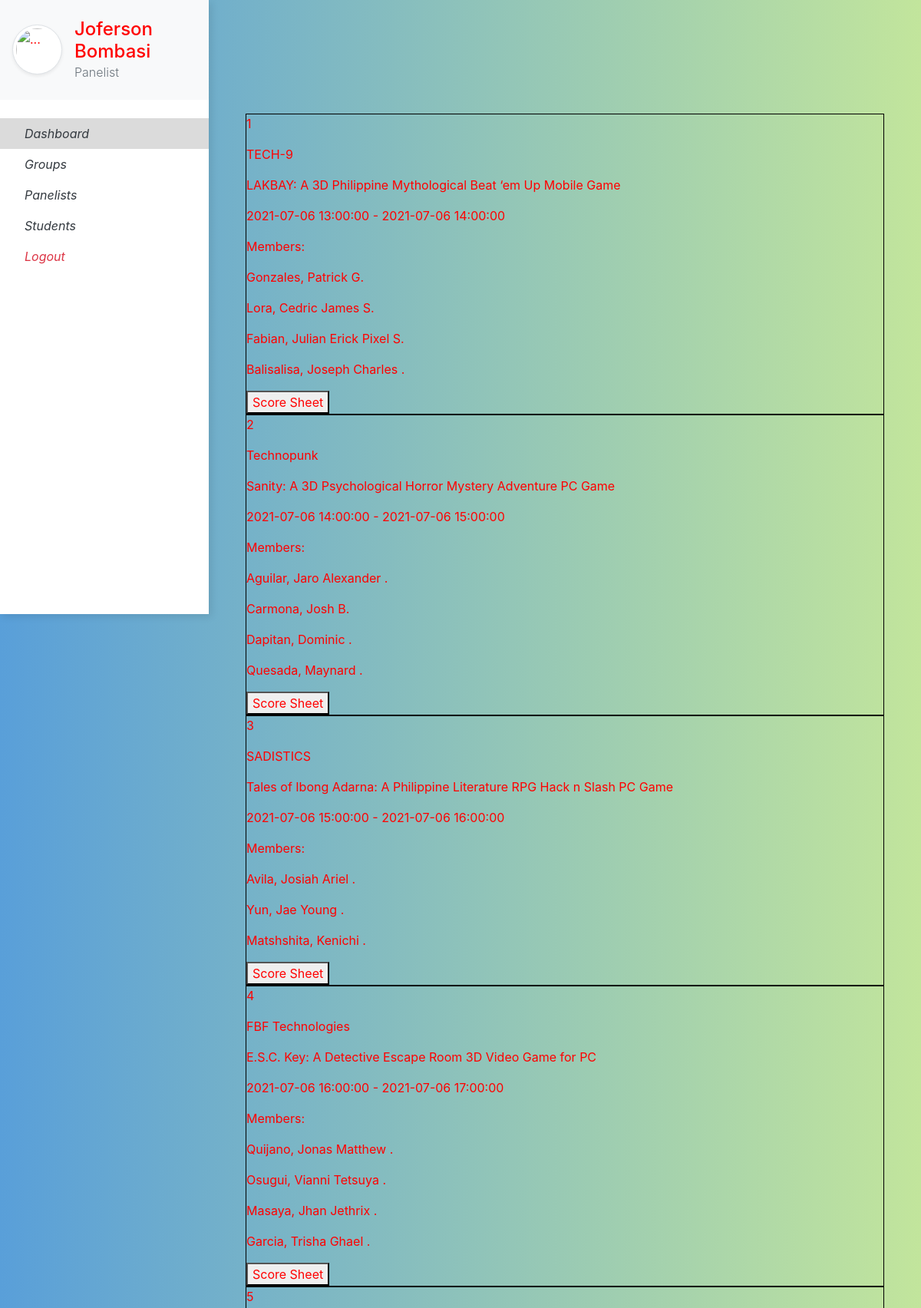
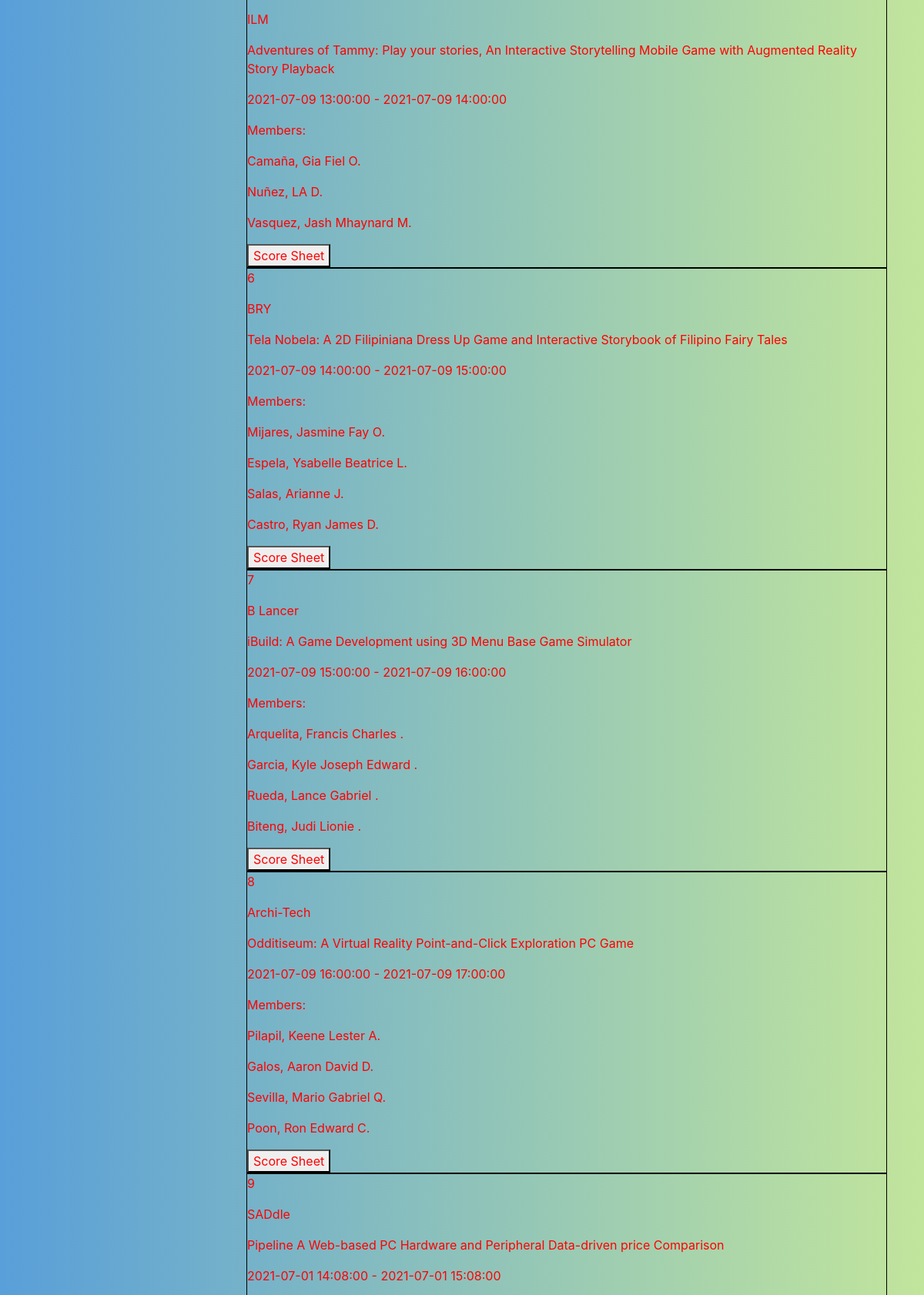
Screenshot of /user_home/ (signed in, upper part) with the database file from the repository (2 pictures, top to bottom).
### website/models.py (models this page shows, shortened)
class Panelist(db.Model, UserMixin):
    id         = db.Column(db.Integer, primary_key=True)
    username   = db.Column(db.String(150), nullable=False)
    password   = db.Column(db.String(150), nullable=False)
    last_name  = db.Column(db.String(150), nullable=False)
    first_name = db.Column(db.String(150), nullable=False)
    middle_in  = db.Column(db.String(10))
    school     = db.Column(db.String(150))
    header     = db.relationship('Defense', backref='head')
    mentee     = db.relationship('Group', backref='mentor')
    paneling   = db.relationship(
        'Defense',
        secondary=defense_panel_score,
        backref=db.backref('panels')
    )

class Defense(db.Model):
    id            = db.Column(db.Integer, primary_key=True)
    group_id      = db.Column(db.Integer, db.ForeignKey('group.id'))
    head_panel_id = db.Column(db.Integer, db.ForeignKey('panelist.id'))
    start_date    = db.Column(db.DateTime)
    end_date      = db.Column(db.DateTime)
    paneling      = db.relationship(
        'Panelist',
        secondary=defense_panel_score,
        backref=db.backref('defenses')
    )

class Group(db.Model):
    id            = db.Column(db.Integer, primary_key=True)
    name          = db.Column(db.String(150), nullable=False)
    project_title = db.Column(db.String(150), nullable=False)
    program       = db.Column(db.String(150), nullable=False)
    mentor_id     = db.Column(db.Integer, db.ForeignKey('panelist.id'))
    members       = db.relationship('Student', backref='group', uselist=True)
    defenses      = db.relationship('Defense', backref='group', uselist=True)

class Student(db.Model):
    stud_no    = db.Column(db.Integer, primary_key=True)
    last_name  = db.Column(db.String(150), nullable=False)
    first_name = db.Column(db.String(150), nullable=False)
    middle_in  = db.Column(db.String(10))
    group_id   = db.Column(db.Integer, db.ForeignKey('group.id'))

### website/user.py (the view)
@user.route("/user_home/")
@login_required
def user_home():
    return render_template("home_u.html", user=current_user)

### website/__init__.py (called while the page is built)
def create_app():
    app = Flask(__name__)
    app.config['SECRET_KEY'] = 'hjshjhdjah kjshkjdhjs'
    app.config['SQLALCHEMY_DATABASE_URI'] = f'sqlite:///{DB_NAME}'
    db.init_app(app)
    from .admin import admin
    from .auth import auth
    from .user import user
    app.register_blueprint(auth, url_prefix='/')
    app.register_blueprint(admin, url_prefix='/')
    app.register_blueprint(user, url_prefix='/')
    from .models import Panelist, Master
    create_database(app)
    login_manager = LoginManager()
    login_manager.login_view = 'auth.login'
    login_manager.init_app(app)
    @login_manager.user_loader
    def load_user(username):
        if username == 'admin':
            return Master.query.filter_by(username=username).first()
        return Panelist.query.filter_by(username=username).first()
    return app

### website/templates/user/home_u.html (shortened to what this page needs)
{% extends "base_user.html" %}
{% block content %}
    <div class='display_grid'>
        {% for defense in user.defenses %}
            <div class='box'>
                <p>{{ defense.id }}</p>
                <p>{{ defense.group.name }}</p>
                <p>{{ defense.group.project_title }}</p>
                <p>{{ defense.start_date }} - {{ defense.end_date }}</p>
                <p>Members:</p>
                {% for member in defense.group.members %}
                    <p>{{ member.last_name }}, {{ member.first_name }} {{ member.middle_in }}.</p>
                {% endfor%}
                <a href="">
                    <button>Score Sheet</button>
                </a>
            </div>
        {% endfor %}
    </div>
{% endblock %}

### website/templates/user/base_user.html (shortened to what this page needs)
<html>
    <head>
        <link rel="stylesheet" href="https://stackpath.bootstrapcdn.com/bootstrap/4.3.1/css/bootstrap.min.css">
        <link rel='stylesheet' href="{{ url_for('static', filename ='user/user.css') }}">
    </head>
    <body>
        <div class="vertical-nav bg-white" id="sidebar">
            <div class="py-4 px-3 mb-4 bg-light">
                <div class="media d-flex align-items-center"><img src="https://res.cloudinary.com/mhmd/image/upload/v1556074849/avatar-1_tcnd60.png" alt="..." width="65" class="mr-3 rounded-circle img-thumbnail shadow-sm">
                    <div class="media-body">
                        <h4 class="m-0">{{ user.first_name}} {{ user.last_name }}</h4>
                        <p class="font-weight-light text-muted mb-0">Panelist</p>
                    </div>
                </div>
            </div>
            <ul class="nav flex-column bg-white mb-0">
                <li class="nav-item">
                    <a href="/user_home/" class="nav-link text-dark font-italic">
                        Dashboard
                    </a>
                </li>
                <li class="nav-item">
                    <a href="/user_groups/" class="nav-link text-dark font-italic">
                        Groups
                    </a>
                </li>
                <li class="nav-item">
                    <a href="/user_panelists/" class="nav-link text-dark font-italic">
                        Panelists
                    </a>
                </li>
                <li class="nav-item">
                    <a href="/user_students/" class="nav-link text-dark font-italic">
                        Students
                    </a>
                </li>
                <li class="nav-item">
                    <a href="/logout/" class="nav-link text-danger font-italic">
                        Logout
                    </a>
                </li>
            </ul>
        </div>
        <div class="page-content p-5" id="content">
            {% block content %}
            {% endblock %}
        </div>
    </body>
</html>

### website/static/user/user.css (style rules this page uses)
body { color: blue; }
* { color: red; }
.vertical-nav { min-width: 17rem; width: 17rem; height: 100vh; position: fixed; top: 0; left: 0; box-shadow: 3px 3px 10px rgba(0, 0, 0, 0.1); transition: all 0.4s; }
.page-content { width: calc(100% - 17rem); margin-left: 17rem; transition: all 0.4s; }
body { background: #599fd9; background: -webkit-linear-gradient(to right, #599fd9, #c2e59c); background: linear-gradient(to right, #599fd9, #c2e59c); min-height: 100vh; overflow-x: hidden; }
.box { border: 1px; border-color: black; border-style: solid; }
.display_grid { position: relative; margin-top: 100px; }

### website/templates/user/base_user.html (style rules this page uses)
.active { background-color:#dbdbdb; }

### rows the page displays
Panelist: first_name "Joferson", last_name "Bombasi"
Defense: id "1", group.name "TECH-9", group.project_title "LAKBAY: A 3D Philippine Mythological Beat ‘em Up Mobile Game", start_date "2021-07-06 13:00:00", end_date "2021-07-06 14:00:00"
Student: last_name "Gonzales", first_name "Patrick", middle_in "G"
Student: last_name "Lora", first_name "Cedric James", middle_in "S"
Student: last_name "Fabian", first_name "Julian Erick Pixel", middle_in "S"
Student: last_name "Balisalisa", first_name "Joseph Charles"
Defense: id "2", group.name "Technopunk", group.project_title "Sanity: A 3D Psychological Horror Mystery Adventure PC Game", start_date "2021-07-06 14:00:00", end_date "2021-07-06 15:00:00"
Student: last_name "Aguilar", first_name "Jaro Alexander"
Student: last_name "Carmona", first_name "Josh", middle_in "B"
Student: last_name "Dapitan", first_name "Dominic"
Student: last_name "Quesada", first_name "Maynard"
Defense: id "3", group.name "SADISTICS", group.project_title "Tales of Ibong Adarna: A Philippine Literature RPG Hack n Slash PC Game", start_date "2021-07-06 15:00:00", end_date "2021-07-06 16:00:00"
Student: last_name "Avila", first_name "Josiah Ariel"
Student: last_name "Yun", first_name "Jae Young"
Student: last_name "Matshshita", first_name "Kenichi"
Defense: id "4", group.name "FBF Technologies", group.project_title "E.S.C. Key: A Detective Escape Room 3D Video Game for PC", start_date "2021-07-06 16:00:00", end_date "2021-07-06 17:00:00"
Student: last_name "Quijano", first_name "Jonas Matthew"
Student: last_name "Osugui", first_name "Vianni Tetsuya"
Student: last_name "Masaya", first_name "Jhan Jethrix"
Student: last_name "Garcia", first_name "Trisha Ghael"
Defense: id "5", group.name "ILM", group.project_title "Adventures of Tammy: Play your stories, An Interactive Storytelling Mobile Game with Augmented Reality Story Playback", start_date "2021-07-09 13:00:00", end_date "2021-07-09 14:00:00"
Student: last_name "Camaña", first_name "Gia Fiel", middle_in "O"
Student: last_name "Nuñez", first_name "LA", middle_in "D"
Student: last_name "Vasquez", first_name "Jash Mhaynard", middle_in "M"
Defense: id "6", group.name "BRY", group.project_title "Tela Nobela: A 2D Filipiniana Dress Up Game and Interactive Storybook of Filipino Fairy Tales", start_date "2021-07-09 14:00:00", end_date "2021-07-09 15:00:00"
Student: last_name "Mijares", first_name "Jasmine Fay", middle_in "O"
Student: last_name "Espela", first_name "Ysabelle Beatrice", middle_in "L"
Student: last_name "Salas", first_name "Arianne", middle_in "J"
Student: last_name "Castro", first_name "Ryan James", middle_in "D"
Defense: id "7", group.name "B Lancer", group.project_title "iBuild: A Game Development using 3D Menu Base Game Simulator", start_date "2021-07-09 15:00:00", end_date "2021-07-09 16:00:00"
Student: last_name "Arquelita", first_name "Francis Charles"
Student: last_name "Garcia", first_name "Kyle Joseph Edward"
Student: last_name "Rueda", first_name "Lance Gabriel"
Student: last_name "Biteng", first_name "Judi Lionie"
Defense: id "8", group.name "Archi-Tech", group.project_title "Odditiseum: A Virtual Reality Point-and-Click Exploration PC Game", start_date "2021-07-09 16:00:00", end_date "2021-07-09 17:00:00"
Student: last_name "Pilapil", first_name "Keene Lester", middle_in "A"
Student: last_name "Galos", first_name "Aaron David", middle_in "D"
Student: last_name "Sevilla", first_name "Mario Gabriel", middle_in "Q"
Student: last_name "Poon", first_name "Ron Edward", middle_in "C"
Defense: id "9", group.name "SADdle", group.project_title "Pipeline A Web-based PC Hardware and Peripheral Data-driven price Comparison", start_date "2021-07-01 14:08:00", end_date "2021-07-01 15:08:00"
